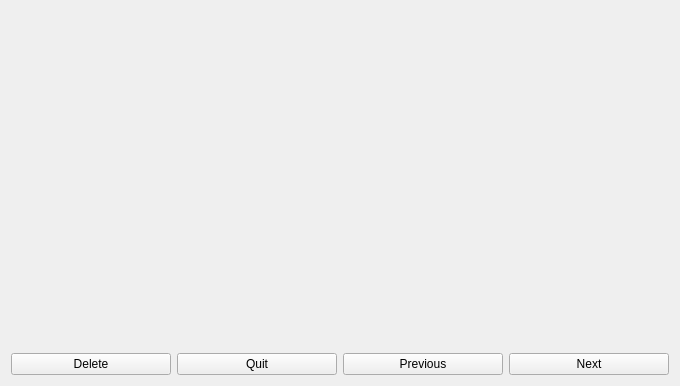
<?xml version="1.0" encoding="UTF-8"?>
<ui version="4.0">
 <class>MainWindow</class>
 <widget class="QMainWindow" name="MainWindow">
  <property name="geometry">
   <rect>
    <x>0</x>
    <y>0</y>
    <width>680</width>
    <height>386</height>
   </rect>
  </property>
  <property name="windowTitle">
   <string>MainWindow</string>
  </property>
  <widget class="QWidget" name="centralWidget">
   <layout class="QGridLayout" name="gridLayout">
    <item row="0" column="1">
     <layout class="QVBoxLayout" name="verticalLayout_4">
      <item>
       <layout class="QVBoxLayout" name="verticalLayout_6">
        <item>
         <widget class="QLabel" name="label">
          <property name="styleSheet">
           <string notr="true"/>
          </property>
          <property name="text">
           <string/>
          </property>
          <property name="alignment">
           <set>Qt::AlignCenter</set>
          </property>
         </widget>
        </item>
       </layout>
      </item>
      <item>
       <layout class="QVBoxLayout" name="verticalLayout_5">
        <item>
         <layout class="QHBoxLayout" name="horizontalLayout_2">
          <item>
           <widget class="QPushButton" name="clearImages">
            <property name="text">
             <string>Delete</string>
            </property>
           </widget>
          </item>
          <item>
           <widget class="QPushButton" name="pushButton">
            <property name="text">
             <string>Quit</string>
            </property>
           </widget>
          </item>
          <item>
           <widget class="QPushButton" name="prevImage">
            <property name="text">
             <string>Previous</string>
            </property>
           </widget>
          </item>
          <item>
           <widget class="QPushButton" name="nextImage">
            <property name="text">
             <string>Next</string>
            </property>
           </widget>
          </item>
         </layout>
        </item>
       </layout>
      </item>
     </layout>
    </item>
   </layout>
  </widget>
 </widget>
 <layoutdefault spacing="6" margin="11"/>
 <resources/>
 <connections/>
</ui>
